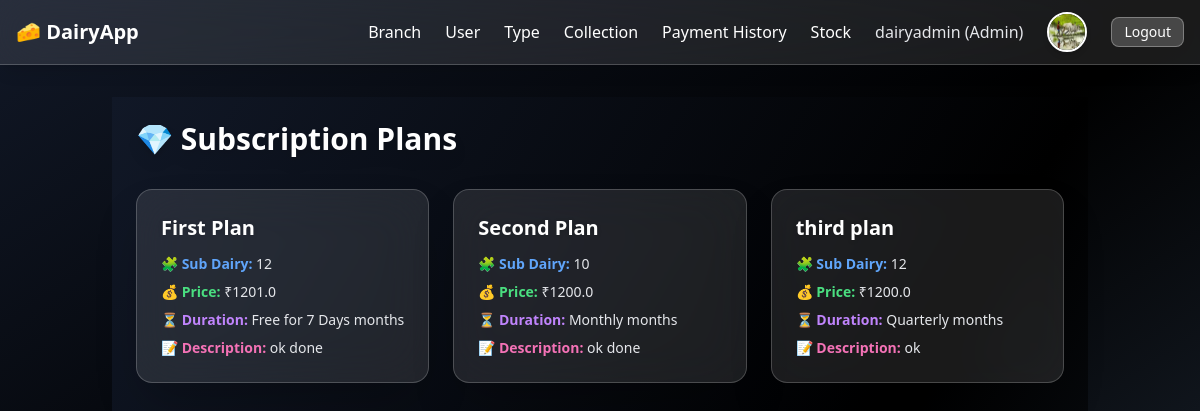
Page /plans/ (signed in) on the committed database.
### mainapp/models.py (models this page shows, shortened)
class User(AbstractUser):
    Role = (
        ('SuperAdmin','SuperAdmin'),
        ('Admin','Admin'),
        ('Customer','Customer'),
        ('Manager','Manager'),
    )
    mobile = models.CharField(max_length=12)
    address = models.CharField(max_length=1000,null =True,blank=True)
    role = models.CharField(max_length=12,choices=Role,default='Admin')
    is_active = models.BooleanField(default=True)
    profile_image = models.ImageField(upload_to='profile_images/', null=True, blank=True)
    created_at = models.DateTimeField(auto_now_add=True)

class SubscriptionPlan(models.Model):
    PLAN_CHOICES = [
        ('Free for 7 Days', 'Free for 7 Days'),
        ('Monthly', 'Monthly'),
        ('Quarterly', 'Quarterly'),
        ('Six Months', 'Six Months'),
        ('Yearly', 'Yearly'),
    ]
    name = models.CharField(blank=True, null=True)
    plan_type = models.CharField(max_length=20,choices=PLAN_CHOICES,unique=True)
    price = models.FloatField(default=1)
    description = models.TextField(blank=True, null=True)
    number_of_sub_dairy = models.CharField(blank=True, null=True)
    created_at = models.DateTimeField(auto_now_add=True)

### mainapp/super_admin.py (the view)
# urls.py: path('plans/', super_admin.subscription_plan_list, name='subscription_plan_list'),
def subscription_plan_list(request):
    plans = SubscriptionPlan.objects.all()
    return render(request, 'mainapp/subscription_plan_list.html', {'plans': plans})

### dairy/mainapp/templates/mainapp/subscription_plan_list.html (shortened to what this page needs)
{% extends 'base.html' %}
{% block content %}
<div class="min-h-screen bg-gradient-to-br from-gray-900 via-black to-gray-800 p-6">
    <div class="flex justify-between items-center mb-8">
        <h2 class="text-3xl font-extrabold text-white drop-shadow-lg">💎 Subscription Plans</h2>
    </div>
    <div class="grid grid-cols-1 sm:grid-cols-2 lg:grid-cols-3 xl:grid-cols-4 gap-6">
        {% for plan in plans %}
        <div class="bg-white/10 backdrop-blur-xl border border-white/20 rounded-2xl shadow-2xl p-6 flex flex-col hover:scale-105 transition transform">
            <h3 class="text-xl font-bold text-white mb-3 drop-shadow">{{ plan.name }}</h3>
            <div class="text-gray-200 space-y-2 text-sm">
                <p><span class="font-semibold text-blue-400">🧩 Sub Dairy:</span> {{ plan.number_of_sub_dairy }}</p>
                <p><span class="font-semibold text-green-400">💰 Price:</span> ₹{{ plan.price }}</p>
                <p><span class="font-semibold text-purple-400">⏳ Duration:</span> {{ plan.plan_type }} months</p>
                <p><span class="font-semibold text-pink-400">📝 Description:</span> {{ plan.description|default:"-" }}</p>
            </div>
        </div>
        {% empty %}
        <p class="text-center text-gray-400 col-span-full">No subscription plans found.</p>
        {% endfor %}
    </div>
</div>
{% endblock %}

### templates/base.html (shortened to what this page needs)
<!DOCTYPE html>
<html lang="en">
<head>
    <script src="https://cdn.tailwindcss.com"></script>
</head>
<body class="bg-gradient-to-br from-gray-900 via-black to-gray-800 text-gray-200 flex flex-col min-h-screen">
<nav class="bg-white/10 backdrop-blur-xl border-b border-white/20 shadow-lg">
    <div class="max-w-7xl mx-auto px-4">
        <div class="flex justify-between items-center h-16">
            <a href="{% url 'home' %}" class="text-white text-xl font-semibold flex items-center gap-2">
                🧀 DairyApp
            </a>
            <div class="hidden md:flex items-center gap-6">
                {% if request.user.is_authenticated %}
                    {% if request.user.role in 'AdminManager' %}
                        <a href="{% url 'branch_dairy_list' %}" class="nav-link">Branch</a>
                        <a href="{% url 'user_list' %}" class="nav-link">User</a>
                        <a href="{% url 'milk_type_list' %}" class="nav-link">Type</a>
                        <a href="{% url 'milk_collection_list' %}" class="nav-link">Collection</a>
                        <a href="{% url 'payment_history' %}" class="nav-link">Payment History</a>
                        <a href="{% url 'milk_stock' %}" class="nav-link">Stock</a>
                    {% elif request.user.role in 'Customer' %}
                        <a href="{% url 'milk_collection_list' %}" class="nav-link">Collection</a>
                        <a href="{% url 'payment_history' %}" class="nav-link">Payment History</a>
                    {% elif request.user.role in 'SuperAdmin' %}
                        <a href="{% url 'branch_dairy_list' %}" class="nav-link">Branch</a>
                        <a href="{% url 'subscription_plan_list' %}" class="nav-link">Plan</a>
                    {% endif %}
                    <span class="text-gray-200">{{ request.user.first_name }} ({{ request.user.role }})</span>
                    <a href="{% url 'update_profile' %}" class="inline-block">
                        {% if request.user.profile_image %}
                            <img src="{{ request.user.profile_image.url }}" alt="Profile"
                                class="w-10 h-10 rounded-full border-2 border-white shadow-md hover:opacity-80">
                        {% else %}
                            <div class="w-10 h-10 rounded-full bg-white text-blue-700 flex items-center justify-center font-bold">
                                {{ request.user.username|first|upper }}
                            </div>
                        {% endif %}
                    </a>
                    <a href="{% url 'logout' %}" class="bg-white/20 border border-white/30 text-white px-3 py-1 rounded-lg hover:bg-white/30 text-sm">Logout</a>
                {% else %}
                    <a href="{% url 'subscription_plan_list' %}" class="btn-outline">Plan</a>
                    <a href="{% url 'login' %}" class="btn-outline">Login</a>
                    <a href="{% url 'signup' %}" class="btn-outline">Signup</a>
                {% endif %}
            </div>
        </div>
    </div>
</nav>
<main class="max-w-6xl mx-auto mt-8 px-4 flex-grow">
    {% block content %}{% endblock %}
</main>
</body>
</html>

### templates/base.html (style rules this page uses)
.nav-link { color: white; text-decoration: none; }

### rows in the picture
User: user.first_name "dairyadmin", user.role "Admin", user.profile_image (picture)
SubscriptionPlan: name "First Plan", number_of_sub_dairy "12", price "1201.0", plan_type "Free for 7 Days", description "ok done"
SubscriptionPlan: name "Second Plan", number_of_sub_dairy "10", price "1200.0", plan_type "Monthly", description "ok done"
SubscriptionPlan: name "third plan", number_of_sub_dairy "12", price "1200.0", plan_type "Quarterly", description "ok"
